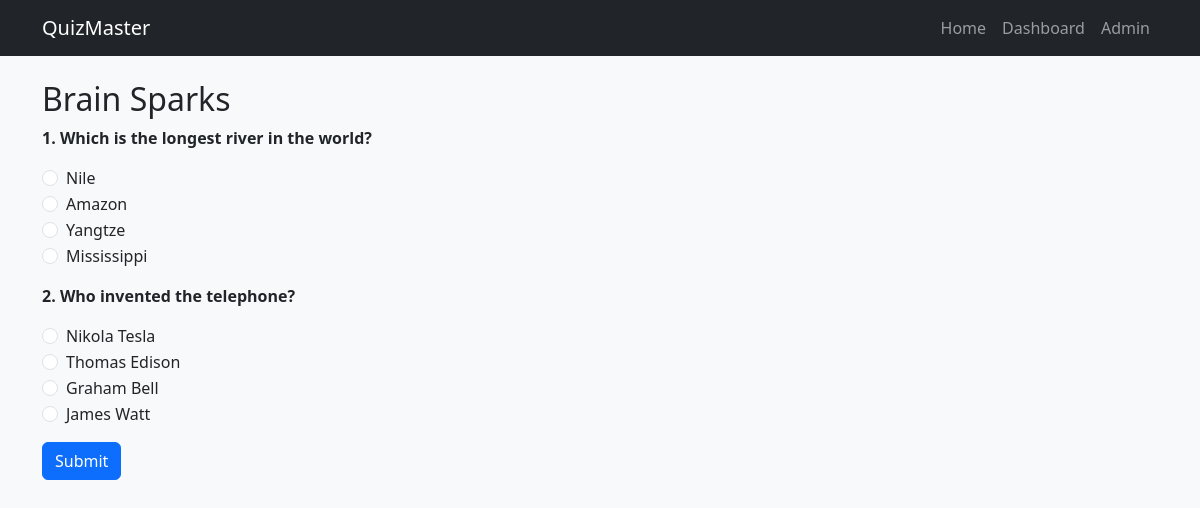
Screenshot of /quiz/2/ with the database file from the repository.
### quiz/models.py (models this page shows, shortened)
class Quiz(models.Model):
    title = models.CharField(max_length=100)

class Question(models.Model):
    quiz = models.ForeignKey(Quiz, on_delete=models.CASCADE)
    text = models.TextField()
    option1 = models.CharField(max_length=100)
    option2 = models.CharField(max_length=100)
    option3 = models.CharField(max_length=100)
    option4 = models.CharField(max_length=100)
    correct_option = models.IntegerField()  # 1,2,3,4

### quiz/views.py (the view)
# urls.py: path('quiz/<int:quiz_id>/', views.quiz_view, name='quiz'),
def quiz_view(request, quiz_id):
    quiz = Quiz.objects.get(id=quiz_id)
    questions = Question.objects.filter(quiz=quiz)
    return render(request, 'quiz.html', {'quiz': quiz, 'questions': questions})

### quiz/templates/quiz.html (shortened to what this page needs)
{% extends 'base.html' %}
{% block content %}
<h2>{{ quiz.title }}</h2>
<form method="post" action="{% url 'result' quiz.id %}">
  {% for q in questions %}
    <div class="mb-3">
      <p><strong>{{ forloop.counter }}. {{ q.text }}</strong></p>
      <div class="form-check">
        <input class="form-check-input" type="radio" name="{{ q.id }}" value="1" required>
        <label class="form-check-label">{{ q.option1 }}</label>
      </div>
      <div class="form-check">
        <input class="form-check-input" type="radio" name="{{ q.id }}" value="2">
        <label class="form-check-label">{{ q.option2 }}</label>
      </div>
      <div class="form-check">
        <input class="form-check-input" type="radio" name="{{ q.id }}" value="3">
        <label class="form-check-label">{{ q.option3 }}</label>
      </div>
      <div class="form-check">
        <input class="form-check-input" type="radio" name="{{ q.id }}" value="4">
        <label class="form-check-label">{{ q.option4 }}</label>
      </div>
    </div>
  {% endfor %}
  <button type="submit" class="btn btn-primary">Submit</button>
</form>
{% endblock %}

### quiz/templates/base.html (shortened to what this page needs)
<!DOCTYPE html>
<html lang="en">
<head>
  <link href="https://cdn.jsdelivr.net/npm/bootstrap@5.3.0/dist/css/bootstrap.min.css" rel="stylesheet">
</head>
<body>
<nav class="navbar navbar-expand-lg navbar-dark bg-dark">
  <div class="container">
    <a class="navbar-brand" href="/">QuizMaster</a>
    <div class="collapse navbar-collapse" id="navbarNav">
      <ul class="navbar-nav ms-auto">
        <li class="nav-item"><a class="nav-link" href="/">Home</a></li>
        <li class="nav-item"><a class="nav-link" href="/dashboard/">Dashboard</a></li>
        <li class="nav-item"><a class="nav-link" href="/admin/">Admin</a></li>
      </ul>
    </div>
  </div>
</nav>
<div class="container mt-4">
  {% block content %}{% endblock %}
</div>
</body>
</html>

### quiz/templates/base.html (style rules this page uses)
body { background-color: #f8f9fa; }

### rows the page displays
Quiz: title "Brain Sparks"
Question: text "Which is the longest river in the world?", option1 "Nile", option2 "Amazon", option3 "Yangtze", option4 "Mississippi"
Question: text "Who invented the telephone?", option1 "Nikola Tesla", option2 "Thomas Edison", option3 "Graham Bell", option4 "James Watt"
